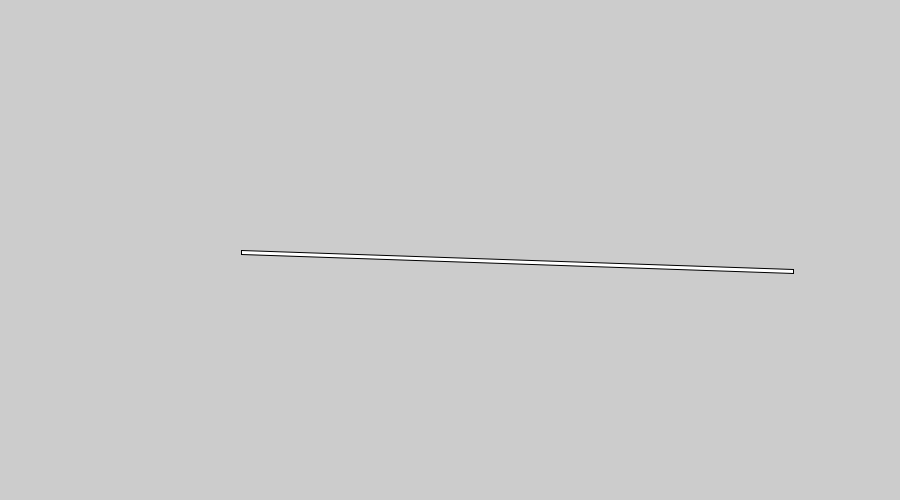
Frame 1 (no input)
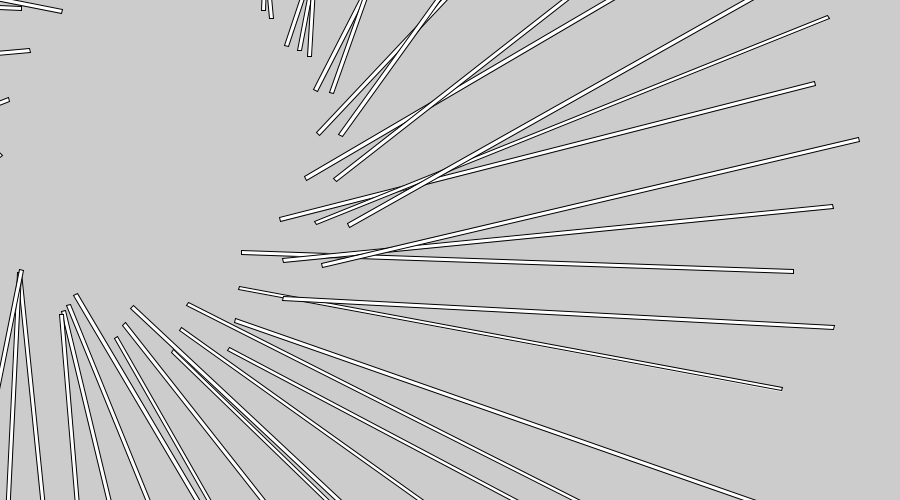
Frame 60 (the mouse pressed at the canvas centre just before this capture)
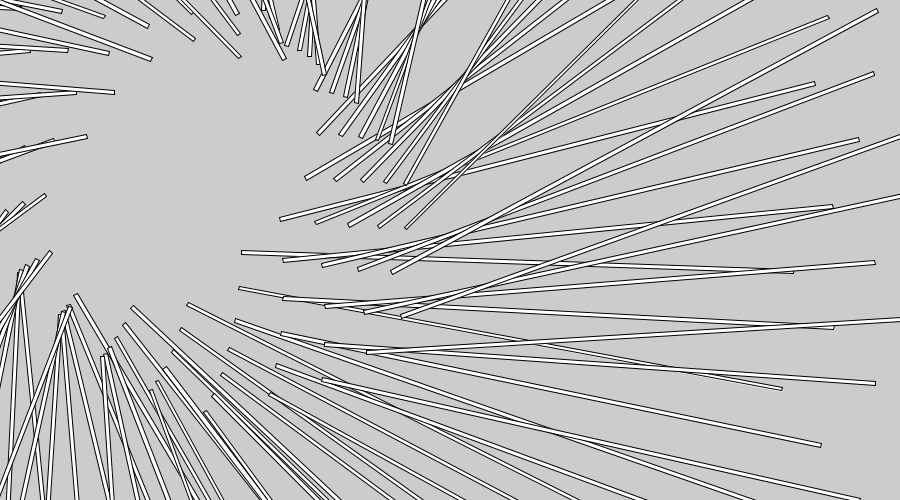
Frame 120 (the mouse held since frame 60 and released just before this capture)

The Processing sketch that drew these frames (run headless with seeded random() and noise(); from frame 60 on, the mouse is pressed at the canvas centre):

// Processing sketch: processing_115607
// ── processing_115607.pde

/*
  Rotating squares on a moving circle 
 */

// rotation angle
float angle= PI/90;
int move= 120;

void setup() {
  size(900, 500);
}

void draw() {
  //Moving zero-coordinate point
  translate(move, move);
  // rotate the rectangle
  rotate(angle);
  // draw the rectangle
  rect(126, 126, 552, 4);
  // Increase the angle for the next rectangle
  angle++;
  // Move the center the circle
  move++;
}
